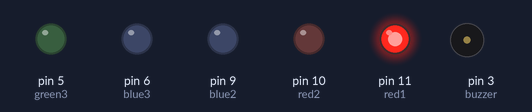
A sketch run on a simulated Arduino Uno, built with avr-gcc and run on an emulated ATmega328P. Parts: output pins drawn as LEDs (lit = HIGH), buzzer (waves = sounding).

Above: at 0.05 s.
At 1.65 s:
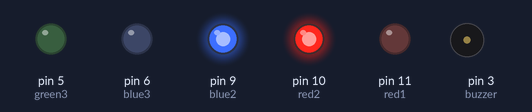
At 2.45 s:
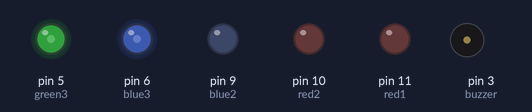
At 3.25 s:
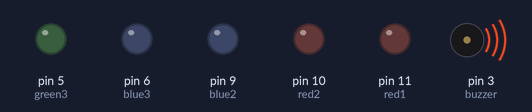
Timing chart, 0 to 7.6 s (numbered marks = the images above):
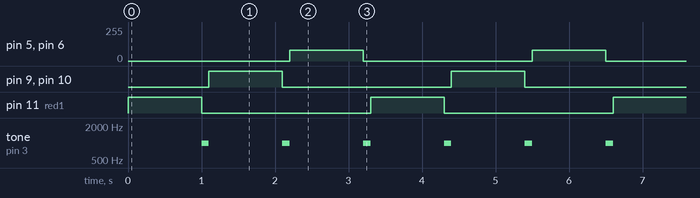

Measured:
- by itself, pin 5 (green3), pin 6 (blue3): alternates 80/255 for 1.0 s and 0/255 for 2.3 s
- by itself, pin 9 (blue2), pin 10 (red2), pin 11 (red1): alternates HIGH for 1.0 s and LOW for 2.3 s
- by itself, tone on pin 3 (buzzer): alternates 1000 Hz for 0.10 s and silent for 1.0 s

The sketch:

code.ino
```cpp
const int red1   = 11;
const int red2   = 10;
const int blue2  = 9;
const int green3 = 5;
const int blue3  = 6;
const int buzzer = 3;

const int ledDelayMs = 1000;

void sound() {
  tone(buzzer, 1000);
  delay(100);
  noTone(buzzer);
}

void setup()
{
  pinMode(red1,   OUTPUT);
  pinMode(red2,   OUTPUT);
  pinMode(blue2,  OUTPUT);
  pinMode(green3, OUTPUT);
  pinMode(blue3,  OUTPUT);
  pinMode(buzzer, OUTPUT);
}

void loop()
{
  analogWrite(red1, 255);
  delay(ledDelayMs);
  analogWrite(red1, 0);
  sound();

  digitalWrite(red2, HIGH);
  digitalWrite(blue2, HIGH);
  delay(ledDelayMs);
  digitalWrite(red2, LOW);
  digitalWrite(blue2, LOW);
  sound();

  analogWrite(green3, 80);
  analogWrite(blue3, 80);
  delay(ledDelayMs);
  analogWrite(green3, 0);
  analogWrite(blue3, 0);
  sound();
}
```
